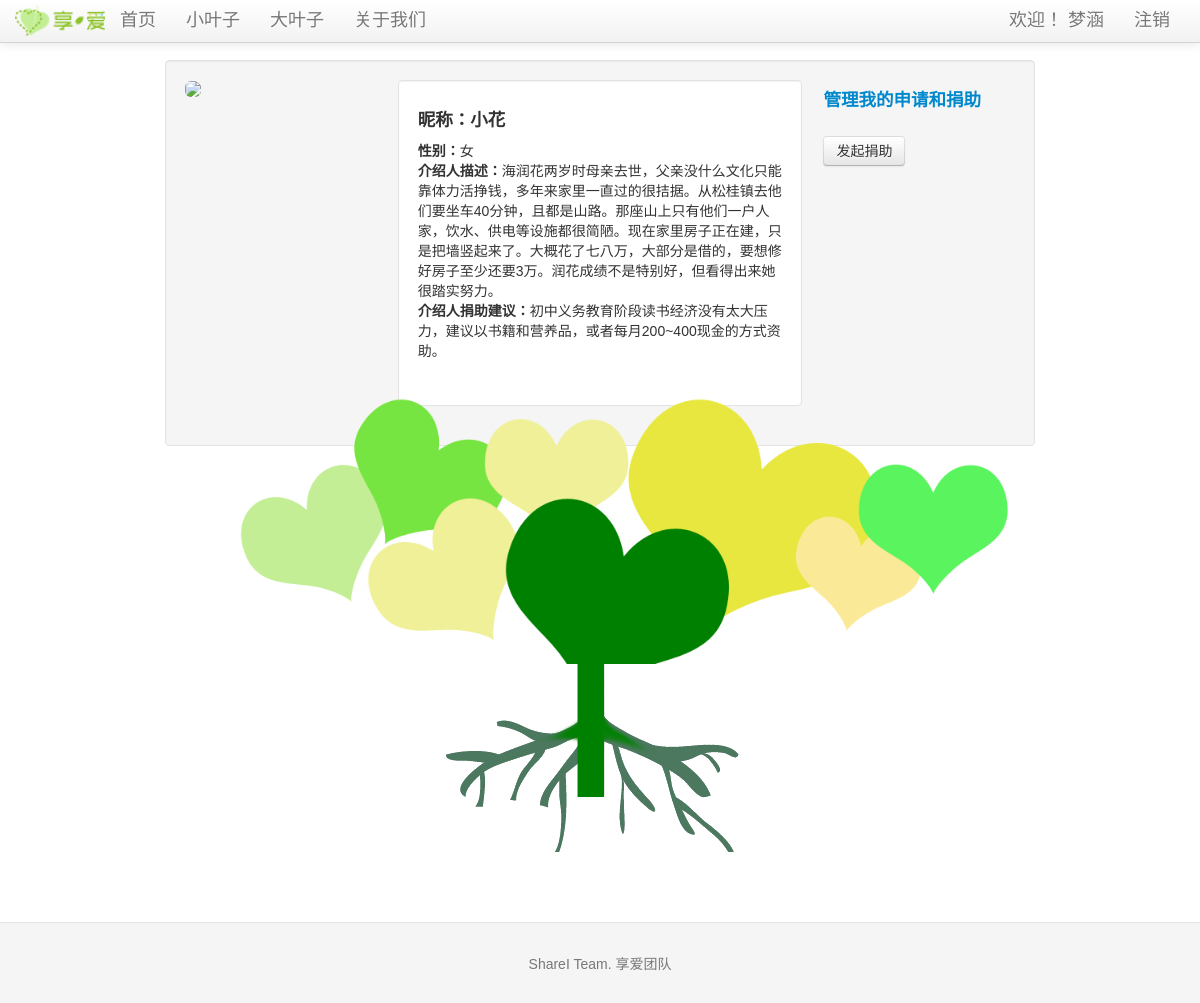
The app's page /littleleaf/7 (signed in) with its own data.
### tables this page shows
CREATE TABLE lleaf (
	lleaf_id integer primary key autoincrement,
	avatar text,
	nickavatar text,
	lname text,
	lnickname text,
	gender text,
	nationality text,
	age text,
	grade text,
	bday text,
	constellation text,
	school text,
	homeaddress text,
	phone text,
	homeinfo text,
	linfo text,
	ginfo text,
	gadvice text,
	gname text,
	gschool text,
	gbackground text,
	ginfosource text,
	grr text,
	gweibo text,
	gkaixin text,
	status integer not null,
	createtime TIMESTAMP default (datetime('now', 'localtime'))
);

### sharei.py (the view)
@app.route('/littleleaf/<lleaf_id>', methods=['GET', 'POST'])
def show_littleleaf(lleaf_id):
    littleleaf = query_db('select * from lleaf where lleaf.lleaf_id = ?', [lleaf_id], one=True)
    error = None
    if littleleaf is None:
            error = 'Invalid little leaf id'
            return render_template('littleleaf.html', error=error)
    blogs = query_db('select blog.blog_id as blog_id, blog.bleaf_id as bleaf_id, blog.lleaf_id as lleaf_id, blog.title as title, \
                blog.blogtext as blogtext, bleaf.avatar as avatar, bleaf.uname as uname , blog.createtime as createtime \
                from blog join bleaf on blog.bleaf_id = bleaf.bleaf_id where blog.lleaf_id = ? order by blog.createtime desc', [lleaf_id])
    donaters = query_db('select donating.bleaf_id, bleaf.avatar, bleaf.uname from donating join bleaf on donating.bleaf_id = bleaf.bleaf_id where donating.lleaf_id = ?', [lleaf_id])
    raiser = query_db('select raising.bleaf_id as bleaf_id, bleaf.avatar as avatar, bleaf.uname as uname from raising join bleaf on raising.bleaf_id = bleaf.bleaf_id where raising.lleaf_id = ?', [lleaf_id], True)
    applyers = query_db('select applying.bleaf_id, bleaf.avatar, bleaf.uname from applying join bleaf on applying.bleaf_id = bleaf.bleaf_id where applying.lleaf_id = ?', [lleaf_id])
    allowed_raiser = False
    allowed_applyer = False
    indonaters = False
    inapplyers = False
    if 'bleaf_id' not in session:
        loggedin = False
    else:
        loggedin = True
        if (query_db('select bleaf_id from raising where bleaf_id = ?', [session['bleaf_id']], True) is None) and bleaf_allowed_applying(session['bleaf_id']):
            allowed_raiser = True
        if (query_db('select bleaf_id from applying where bleaf_id = ?', [session['bleaf_id']], True) is None) and bleaf_allowed_applying(session['bleaf_id']):
            allowed_applyer = True
        if query_db('select bleaf_id from donating where bleaf_id = ? and lleaf_id = ?', [session['bleaf_id'], lleaf_id], True) is not None:
            indonaters = True
        if query_db('select bleaf_id from applying where bleaf_id = ? and lleaf_id = ?', [session['bleaf_id'], lleaf_id], True) is not None:
            inapplyers = True
        return render_template('littleleaf_timeline.html', littleleaf=littleleaf, blogs=blogs, donaters=donaters, raiser=raiser, applyers=applyers, indonaters=indonaters, inapplyers=inapplyers, allowed_raiser=allowed_raiser, allowed_applyer=allowed_applyer)
    return render_template('littleleaf_timeline.html', littleleaf=littleleaf, blogs=blogs, donaters=donaters, raiser=raiser, applyers=applyers, indonaters=indonaters, inapplyers=inapplyers, allowed_raiser=allowed_raiser, allowed_applyer=allowed_applyer)

### sharei.py (called while the page is built)
def get_db():
    top = _app_ctx_stack.top
    if not hasattr(top, 'sqlite_db'):
        top.sqlite_db = sqlite3.connect(app.config['DATABASE'])
        top.sqlite_db.row_factory = sqlite3.Row
    return top.sqlite_db

@app.teardown_appcontext
def close_database(exception):
    top = _app_ctx_stack.top
    if hasattr(top, 'sqlite_db'):
        top.sqlite_db.close()

def query_db(query, args=(), one=False):
    cur = get_db().execute(query, args)
    rv = cur.fetchall()
    return (rv[0] if rv else None) if one else rv

def get_user_engaged(bleaf_id):
    rv1 = query_db('select count(*) from raising where raising.bleaf_id = ?',
                  [bleaf_id], one=True)
    rv2 = query_db('select count(*) from applying where applying.bleaf_id = ?',
                  [bleaf_id], one=True)
    rv3 = query_db('select count(*) from donating where donating.bleaf_id = ?',
                  [bleaf_id], one=True)
    return int(rv1[0])+int(rv2[0])+int(rv3[0])

def bleaf_allowed_applying(bleaf_id):
    if get_user_engaged(bleaf_id) > 3:
        return False
    else:
        return True

@app.before_request
def before_request():
    g.bleaf = None
    if 'bleaf_id' in session:
        g.bleaf = query_db('select * from bleaf where bleaf_id = ?', [session['bleaf_id']], one=True)

### templates/littleleaf_timeline.html (shortened to what this page needs)
{% extends "layout.html" %}
{% block body %}
<div class="well" style="margin-bottom:-25px">
  <div class="row-fluid">
    <div class="span3">
        <img src={{ littleleaf.avatar }} style="width:200px" class="img-rounded">
    </div>
    <div class="span6 well" style="text-align : left;background-color:#FFFFFF; padding-left:20">
      <h4><b>昵称：</b>{{littleleaf.lnickname}}</h4>
      <p><b>性别：</b>{{littleleaf.gender}}<br>
      <b>介绍人描述：</b>{{littleleaf.ginfo}}<br>
      <b>介绍人捐助建议：</b>{{littleleaf.gadvice}}</p><br>
    </div>
    <div class="span3">
  {% if not session.logged_in %}
    {% if littleleaf.status == 1 %}
      <a class="btn" href="{{ url_for('login') }}">登陆或注册后发起捐助</a><br>
    {% elif littleleaf.status == 2 %}
      <p>捐助发起者：</p>
        <div class="span2">
          <img src={{raiser.avatar}} style="width:80px" class="img-rounded">
          <a href="{{ url_for('show_bigleaf', bleaf_id=raiser.bleaf_id) }}" target="_blank"><h4>{{raiser.uname}}</h4></a>
        </div>
      <p>
      {% if applyers %}
        申请加入捐助的人：
        {% for applyer in applyers %}
          <div class="span2">
          <img src={{applyer.avatar}} style="width:80px" class="img-rounded">
          <a href="{{ url_for('show_bigleaf', bleaf_id=applyer.bleaf_id) }}" target="_blank"><h4>{{applyer.uname}}</h4></a>
          </div>
        {% endfor %}
      {% endif %}
      </p>
      <a class="btn" href="{{ url_for('login') }}">登陆或注册后申请加入捐助</a><br>
    {% elif littleleaf.status == 3 %}
      <p><h4>捐助{% if littleleaf.gender == '男' %}他{% else %}她{% endif %}的大叶子</h4></p>
      <div class="mini-layout-body">
      <p>
      {% for donater in donaters %}
      <p>
        <img src={{donater.avatar}} style="width:80px" class="img-rounded">
        <a href="{{ url_for('show_bigleaf', bleaf_id=donater.bleaf_id) }}" target="_blank"><h4>{{donater.uname}}</h4></a>
      </p>
      {% endfor %}
      </p>
      </div>
      <br>
    {% endif %}
  {% else %}
    <a href="{{ url_for('show_bigleaf', bleaf_id=session.bleaf_id) }}" target="_blank"><h4>管理我的申请和捐助</h4></a><br>
    {% if littleleaf.status == 1 %}
      {% if allowed_raiser %}
        <a class="btn" href="{{ url_for('raise_leaf', lleaf_id=littleleaf.lleaf_id) }}">发起捐助</a><br>
      {% else %}
      <p>您目前不能申请捐助这枚小叶子</p>
      {% endif %}
    {% endif %}
  {% endif %}
  </div>
</div>
</div>
  <br><br>
  <div class="container-fluid">
  <img src="/static/img/treehead.png" style="margin-left:25px;margin-bottom:-70px;margin-top:-60px">
  </div>
  <div class="container-fluid">
  <img src="/static/img/treeroot.png" style="margin-left:14px">
  </div>
</div>
{% endblock %}

### static/css/docs.css (style rules this page uses)
body { position: relative; padding-top: 40px; }

### templates/layout.html (style rules this page uses)
body { padding-top: 60px; font: 14px "微软雅黑", Verdana, Arial, Sans-serif; }

### records on screen
lleaf: lnickname "小花", gender "女", ginfo "海润花两岁时母亲去世，父亲没什么文化只能靠体力活挣钱，多年来家里一直过的很拮据。从松桂镇去他们要坐车40分钟，且都是山路。那座山上只有他们一户人家，饮水、供电等设施都很简陋。现在家里房子正在建，只是把墙竖起来了。大概花了七八万，大部分是借的，要想修好房子至少还要3万。润花成绩不是特别好，但看得出来她很踏实努力。", gadvice "初中义务教育阶段读书经济没有太大压力，建议以书籍和营养品，或者每月200~400现金的方式资助。"

### other values on screen
{{ session['bleaf_name'] }} "梦涵"
